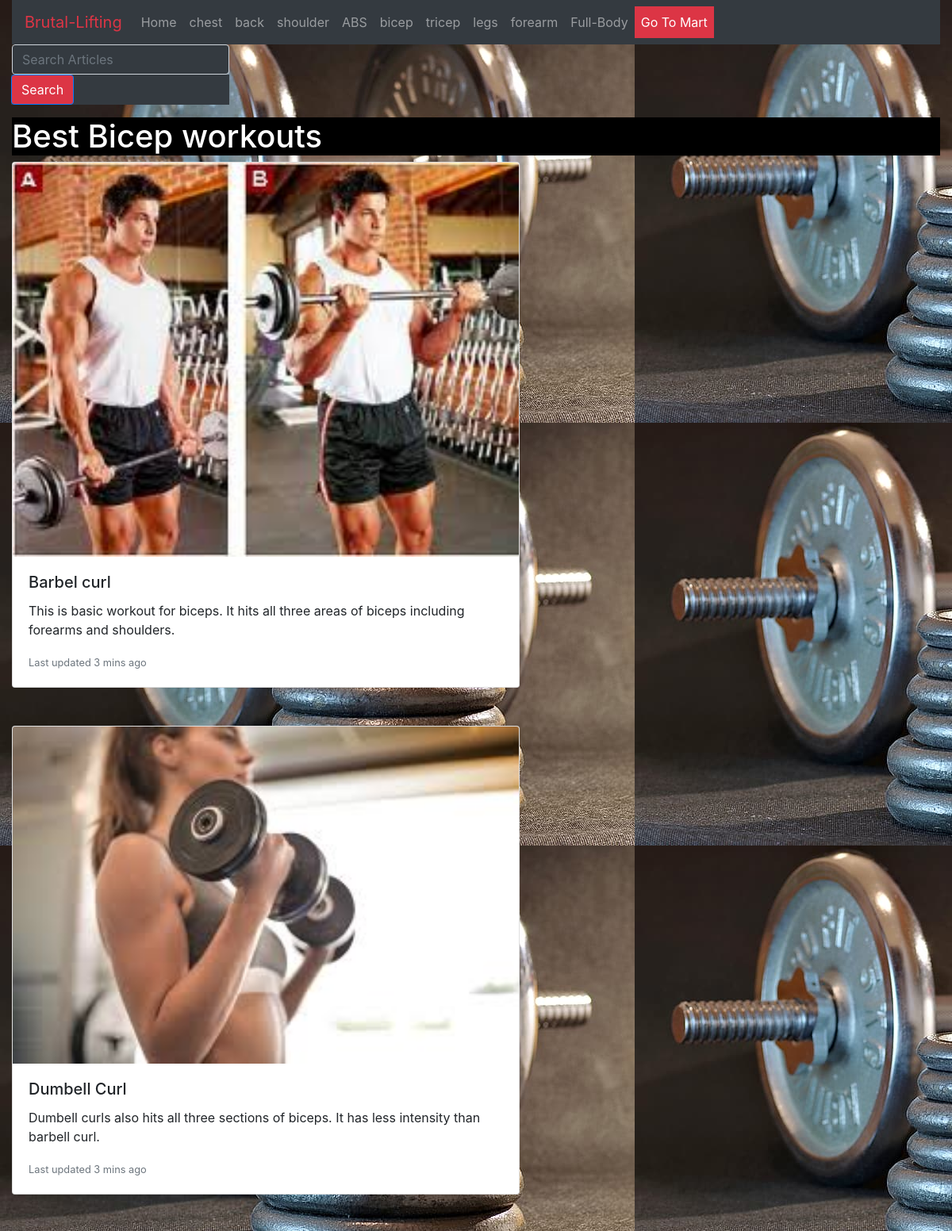
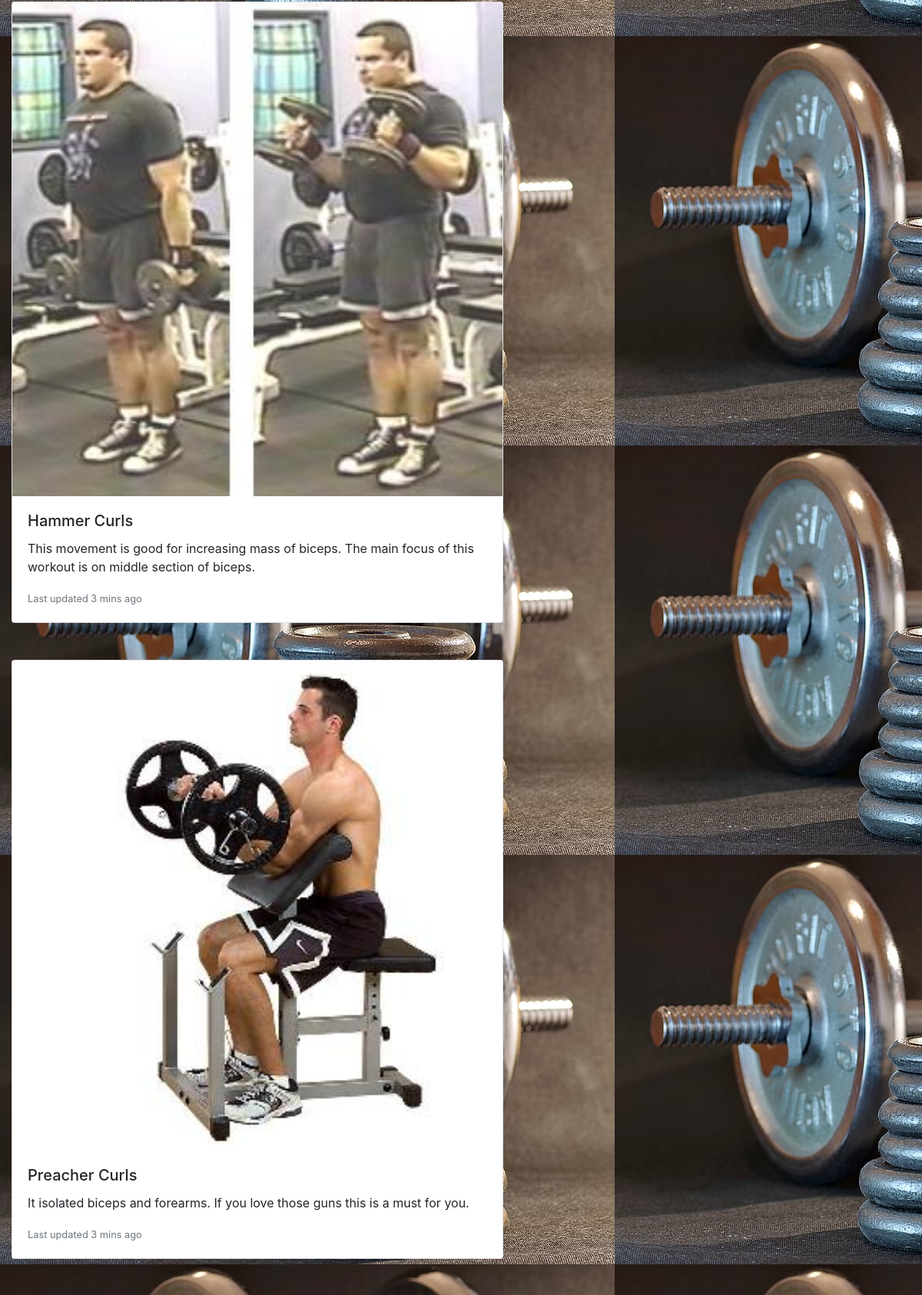
Screenshot of /bicep/ (upper part) with the database file from the repository (2 pictures, top to bottom).
### fitness_blog/models.py (models this page shows)
class bicep1(models.Model):
    post_id = models.AutoField(primary_key=True)
    title = models.CharField(max_length=50)
    heading1 = models.CharField(max_length=50)
    image1 = models.ImageField(upload_to='blog/images', default="")
    content1 = models.TextField(default="")
    heading2 = models.CharField(max_length=50)
    image2 = models.ImageField(upload_to='blog/images', default="")
    content2 = models.TextField(default="")
    heading3 = models.CharField(max_length=50)
    image3 = models.ImageField(upload_to='blog/images', default="")
    content3 = models.TextField(default="")
    heading4 = models.CharField(max_length=50)
    image4 = models.ImageField(upload_to='blog/images', default="")
    content4 = models.TextField(default="")
    heading5 = models.CharField(max_length=50)
    image5 = models.ImageField(upload_to='blog/images', default="")
    content5 = models.TextField(default="")
    heading6 = models.CharField(max_length=50)
    image6 = models.ImageField(upload_to='blog/images', default="")
    content6 = models.TextField(default="")
    def __str__(self):
        return self.title

### fitness_blog/views.py (the view)
# urls.py: path("bicep/", views.bicep, name="bicep"),
def bicep(request):
    post = bicep1.objects.all()[0]
    print(post)
    return render(request, "blog/bicep.html", {'post': post})

### fitness_blog/templates/blog/bicep.html (shortened to what this page needs)
{% extends 'blog/basic.html' %}
{% block body %}
<h1 style="color:white; background-color: black"> {{post.title}} </h1>
    <div class="card mb-5" style="width: 40rem;">
    <img src="/media/{{post.image1}}" class="card-img-top" alt="...">
    <div class="card-body">
      <h5 class="card-title">{{post.heading1}}</h5>
      <p class="card-text">{{post.content1}}</p>
      <p class="card-text"><small class="text-muted">Last updated 3 mins ago</small></p>
    </div>
  </div>
  <div class="card mb-5" style="width: 40rem;">
    <img src="/media/{{post.image2}}" class="card-img-top" alt="...">
    <div class="card-body">
      <h5 class="card-title">{{post.heading2}}</h5>
      <p class="card-text">{{post.content2}}</p>
      <p class="card-text"><small class="text-muted">Last updated 3 mins ago</small></p>
    </div>
  </div>
  <div class="card mb-5" style="width: 40rem;">
    <img src="/media/{{post.image3}}" class="card-img-top" alt="...">
    <div class="card-body">
      <h5 class="card-title">{{post.heading3}}</h5>
      <p class="card-text">{{post.content3}}</p>
      <p class="card-text"><small class="text-muted">Last updated 3 mins ago</small></p>
    </div>
  </div>
  <div class="card mb-5" style="width: 40rem;">
    <img src="/media/{{post.image4}}" class="card-img-top" alt="...">
    <div class="card-body">
      <h5 class="card-title">{{post.heading4}}</h5>
      <p class="card-text">{{post.content4}}</p>
      <p class="card-text"><small class="text-muted">Last updated 3 mins ago</small></p>
    </div>
  </div>
{% endblock %}

### rows the page displays
bicep1: title "Best Bicep workouts", image1 (picture), heading1 "Barbel curl", content1 "This is basic workout for biceps. It hits all three areas of biceps including forearms and shoulders.", image2 (picture), heading2 "Dumbell Curl", content2 "Dumbell curls also hits all three sections of biceps. It has less intensity than barbell curl.", image3 (picture), heading3 "Hammer Curls", content3 "This movement is good for increasing mass of biceps. The main focus of this workout is on middle section of biceps.", image4 (picture), heading4 "Preacher Curls", content4 "It isolated biceps and forearms. If you love those guns this is a must for you."
